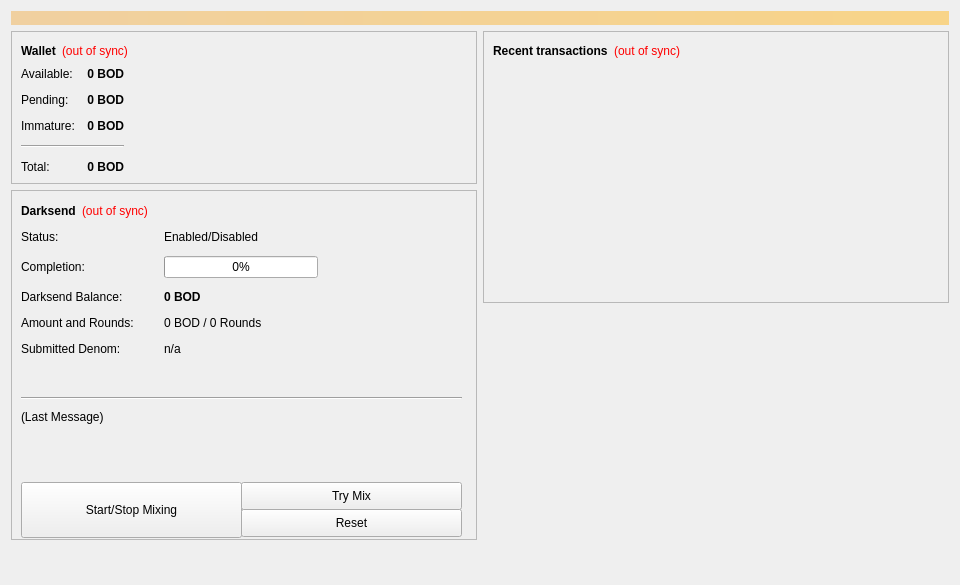
<?xml version="1.0" encoding="UTF-8"?>
<ui version="4.0">
 <class>OverviewPage</class>
 <widget class="QWidget" name="OverviewPage">
  <property name="geometry">
   <rect>
    <x>0</x>
    <y>0</y>
    <width>960</width>
    <height>585</height>
   </rect>
  </property>
  <property name="minimumSize">
   <size>
    <width>960</width>
    <height>0</height>
   </size>
  </property>
  <property name="windowTitle">
   <string>Form</string>
  </property>
  <layout class="QVBoxLayout" name="topLayout">
   <item>
    <widget class="QLabel" name="labelAlerts">
     <property name="visible">
      <bool>false</bool>
     </property>
     <property name="styleSheet">
      <string notr="true">background-color: qlineargradient(x1: 0, y1: 0, x2: 1, y2: 0, stop:0 #F0D0A0, stop:1 #F8D488); color:#000000;</string>
     </property>
     <property name="wordWrap">
      <bool>true</bool>
     </property>
     <property name="margin">
      <number>3</number>
     </property>
    </widget>
   </item>
   <item>
    <layout class="QHBoxLayout" name="horizontalLayout" stretch="1,1">
     <item>
      <layout class="QVBoxLayout" name="verticalLayout_2">
       <item>
        <widget class="QFrame" name="frame">
         <property name="frameShape">
          <enum>QFrame::StyledPanel</enum>
         </property>
         <property name="frameShadow">
          <enum>QFrame::Raised</enum>
         </property>
         <layout class="QVBoxLayout" name="verticalLayout_4">
          <item>
           <layout class="QHBoxLayout" name="horizontalLayout_4">
            <item>
             <widget class="QLabel" name="label_5">
              <property name="font">
               <font>
                <weight>75</weight>
                <bold>true</bold>
               </font>
              </property>
              <property name="text">
               <string>Wallet</string>
              </property>
             </widget>
            </item>
            <item>
             <widget class="QLabel" name="labelWalletStatus">
              <property name="toolTip">
               <string>The displayed information may be out of date. Your wallet automatically synchronizes with the Bloodcoin network after a connection is established, but this process has not completed yet.</string>
              </property>
              <property name="styleSheet">
               <string notr="true">QLabel { color: red; }</string>
              </property>
              <property name="text">
               <string notr="true">(out of sync)</string>
              </property>
              <property name="alignment">
               <set>Qt::AlignLeading|Qt::AlignLeft|Qt::AlignVCenter</set>
              </property>
             </widget>
            </item>
            <item>
             <spacer name="horizontalSpacer_2">
              <property name="orientation">
               <enum>Qt::Horizontal</enum>
              </property>
              <property name="sizeHint" stdset="0">
               <size>
                <width>40</width>
                <height>20</height>
               </size>
              </property>
             </spacer>
            </item>
           </layout>
          </item>
          <item>
           <layout class="QHBoxLayout" name="horizontalLayout_3">
            <item>
             <layout class="QFormLayout" name="formLayout_2">
              <property name="fieldGrowthPolicy">
               <enum>QFormLayout::AllNonFixedFieldsGrow</enum>
              </property>
              <property name="horizontalSpacing">
               <number>12</number>
              </property>
              <property name="verticalSpacing">
               <number>12</number>
              </property>
              <item row="0" column="0">
               <widget class="QLabel" name="label">
                <property name="text">
                 <string>Available:</string>
                </property>
               </widget>
              </item>
              <item row="0" column="1">
               <widget class="QLabel" name="labelBalance">
                <property name="font">
                 <font>
                  <weight>75</weight>
                  <bold>true</bold>
                 </font>
                </property>
                <property name="cursor">
                 <cursorShape>IBeamCursor</cursorShape>
                </property>
                <property name="toolTip">
                 <string>Your current spendable balance</string>
                </property>
                <property name="text">
                 <string notr="true">0 BOD</string>
                </property>
                <property name="alignment">
                 <set>Qt::AlignRight|Qt::AlignTrailing|Qt::AlignVCenter</set>
                </property>
                <property name="textInteractionFlags">
                 <set>Qt::LinksAccessibleByMouse|Qt::TextSelectableByKeyboard|Qt::TextSelectableByMouse</set>
                </property>
               </widget>
              </item>
              <item row="1" column="0">
               <widget class="QLabel" name="label_3">
                <property name="text">
                 <string>Pending:</string>
                </property>
               </widget>
              </item>
              <item row="1" column="1">
               <widget class="QLabel" name="labelUnconfirmed">
                <property name="font">
                 <font>
                  <weight>75</weight>
                  <bold>true</bold>
                 </font>
                </property>
                <property name="cursor">
                 <cursorShape>IBeamCursor</cursorShape>
                </property>
                <property name="toolTip">
                 <string>Total of transactions that have yet to be confirmed, and do not yet count toward the spendable balance</string>
                </property>
                <property name="text">
                 <string notr="true">0 BOD</string>
                </property>
                <property name="alignment">
                 <set>Qt::AlignRight|Qt::AlignTrailing|Qt::AlignVCenter</set>
                </property>
                <property name="textInteractionFlags">
                 <set>Qt::LinksAccessibleByMouse|Qt::TextSelectableByKeyboard|Qt::TextSelectableByMouse</set>
                </property>
               </widget>
              </item>
              <item row="2" column="0">
               <widget class="QLabel" name="labelImmatureText">
                <property name="text">
                 <string>Immature:</string>
                </property>
               </widget>
              </item>
              <item row="2" column="1">
               <widget class="QLabel" name="labelImmature">
                <property name="font">
                 <font>
                  <weight>75</weight>
                  <bold>true</bold>
                 </font>
                </property>
                <property name="toolTip">
                 <string>Mined balance that has not yet matured</string>
                </property>
                <property name="text">
                 <string notr="true">0 BOD</string>
                </property>
                <property name="alignment">
                 <set>Qt::AlignRight|Qt::AlignTrailing|Qt::AlignVCenter</set>
                </property>
                <property name="textInteractionFlags">
                 <set>Qt::LinksAccessibleByMouse|Qt::TextSelectableByKeyboard|Qt::TextSelectableByMouse</set>
                </property>
               </widget>
              </item>
              <item row="4" column="0">
               <widget class="QLabel" name="labelTotalText">
                <property name="text">
                 <string>Total:</string>
                </property>
               </widget>
              </item>
              <item row="4" column="1">
               <widget class="QLabel" name="labelTotal">
                <property name="font">
                 <font>
                  <weight>75</weight>
                  <bold>true</bold>
                 </font>
                </property>
                <property name="cursor">
                 <cursorShape>IBeamCursor</cursorShape>
                </property>
                <property name="toolTip">
                 <string>Your current total balance</string>
                </property>
                <property name="text">
                 <string notr="true">0 BOD</string>
                </property>
                <property name="alignment">
                 <set>Qt::AlignRight|Qt::AlignTrailing|Qt::AlignVCenter</set>
                </property>
                <property name="textInteractionFlags">
                 <set>Qt::LinksAccessibleByMouse|Qt::TextSelectableByKeyboard|Qt::TextSelectableByMouse</set>
                </property>
               </widget>
              </item>
              <item row="3" column="0" colspan="2">
               <widget class="Line" name="line">
                <property name="orientation">
                 <enum>Qt::Horizontal</enum>
                </property>
               </widget>
              </item>
             </layout>
            </item>
            <item>
             <spacer name="horizontalSpacer_3">
              <property name="orientation">
               <enum>Qt::Horizontal</enum>
              </property>
              <property name="sizeHint" stdset="0">
               <size>
                <width>40</width>
                <height>20</height>
               </size>
              </property>
             </spacer>
            </item>
           </layout>
          </item>
         </layout>
        </widget>
       </item>
       <item>
        <widget class="QFrame" name="frameDarksend">
         <property name="minimumSize">
          <size>
           <width>0</width>
           <height>350</height>
          </size>
         </property>
         <property name="layoutDirection">
          <enum>Qt::LeftToRight</enum>
         </property>
         <property name="frameShape">
          <enum>QFrame::StyledPanel</enum>
         </property>
         <property name="frameShadow">
          <enum>QFrame::Raised</enum>
         </property>
         <widget class="QWidget" name="formLayoutWidget">
          <property name="geometry">
           <rect>
            <x>10</x>
            <y>40</y>
            <width>451</width>
            <height>161</height>
           </rect>
          </property>
          <layout class="QFormLayout" name="formLayout">
           <property name="fieldGrowthPolicy">
            <enum>QFormLayout::AllNonFixedFieldsGrow</enum>
           </property>
           <property name="horizontalSpacing">
            <number>30</number>
           </property>
           <property name="verticalSpacing">
            <number>12</number>
           </property>
           <item row="0" column="0">
            <widget class="QLabel" name="label_6">
             <property name="text">
              <string>Status:</string>
             </property>
            </widget>
           </item>
           <item row="0" column="1">
            <widget class="QLabel" name="darksendEnabled">
             <property name="text">
              <string>Enabled/Disabled</string>
             </property>
            </widget>
           </item>
           <item row="1" column="0">
            <widget class="QLabel" name="label_7">
             <property name="text">
              <string>Completion:</string>
             </property>
            </widget>
           </item>
           <item row="1" column="1">
            <widget class="QProgressBar" name="darksendProgress">
             <property name="maximumSize">
              <size>
               <width>154</width>
               <height>16777215</height>
              </size>
             </property>
             <property name="value">
              <number>0</number>
             </property>
            </widget>
           </item>
           <item row="2" column="0">
            <widget class="QLabel" name="labelAnonymizedText">
             <property name="text">
              <string>Darksend Balance:</string>
             </property>
            </widget>
           </item>
           <item row="2" column="1">
            <widget class="QLabel" name="labelAnonymized">
             <property name="font">
              <font>
               <weight>75</weight>
               <bold>true</bold>
              </font>
             </property>
             <property name="text">
              <string>0 BOD</string>
             </property>
            </widget>
           </item>
           <item row="3" column="0">
            <widget class="QLabel" name="label_8">
             <property name="text">
              <string>Amount and Rounds:</string>
             </property>
            </widget>
           </item>
           <item row="3" column="1">
            <widget class="QLabel" name="labelAmountRounds">
             <property name="text">
              <string>0 BOD / 0 Rounds</string>
             </property>
            </widget>
           </item>
           <item row="4" column="0">
            <widget class="QLabel" name="label_9">
             <property name="text">
              <string>Submitted Denom:</string>
             </property>
            </widget>
           </item>
           <item row="4" column="1">
            <widget class="QLabel" name="labelSubmittedDenom">
             <property name="statusTip">
              <string>The denominations you submitted to the Masternode. To mix, other users must submit the exact same denominations.</string>
             </property>
             <property name="text">
              <string>n/a</string>
             </property>
            </widget>
           </item>
          </layout>
         </widget>
         <widget class="QPushButton" name="runAutoDenom">
          <property name="geometry">
           <rect>
            <x>251</x>
            <y>17</y>
            <width>1</width>
            <height>1</height>
           </rect>
          </property>
          <property name="palette">
           <palette>
            <active>
             <colorrole role="WindowText">
              <brush brushstyle="SolidPattern">
               <color alpha="255">
                <red>0</red>
                <green>0</green>
                <blue>0</blue>
               </color>
              </brush>
             </colorrole>
             <colorrole role="Button">
              <brush brushstyle="SolidPattern">
               <color alpha="255">
                <red>239</red>
                <green>238</green>
                <blue>238</blue>
               </color>
              </brush>
             </colorrole>
             <colorrole role="Light">
              <brush brushstyle="SolidPattern">
               <color alpha="255">
                <red>255</red>
                <green>255</green>
                <blue>255</blue>
               </color>
              </brush>
             </colorrole>
             <colorrole role="Midlight">
              <brush brushstyle="SolidPattern">
               <color alpha="255">
                <red>247</red>
                <green>246</green>
                <blue>246</blue>
               </color>
              </brush>
             </colorrole>
             <colorrole role="Dark">
              <brush brushstyle="SolidPattern">
               <color alpha="255">
                <red>119</red>
                <green>119</green>
                <blue>119</blue>
               </color>
              </brush>
             </colorrole>
             <colorrole role="Mid">
              <brush brushstyle="SolidPattern">
               <color alpha="255">
                <red>159</red>
                <green>159</green>
                <blue>159</blue>
               </color>
              </brush>
             </colorrole>
             <colorrole role="Text">
              <brush brushstyle="SolidPattern">
               <color alpha="255">
                <red>0</red>
                <green>0</green>
                <blue>0</blue>
               </color>
              </brush>
             </colorrole>
             <colorrole role="BrightText">
              <brush brushstyle="SolidPattern">
               <color alpha="255">
                <red>255</red>
                <green>255</green>
                <blue>255</blue>
               </color>
              </brush>
             </colorrole>
             <colorrole role="ButtonText">
              <brush brushstyle="SolidPattern">
               <color alpha="255">
                <red>0</red>
                <green>0</green>
                <blue>0</blue>
               </color>
              </brush>
             </colorrole>
             <colorrole role="Base">
              <brush brushstyle="SolidPattern">
               <color alpha="255">
                <red>255</red>
                <green>255</green>
                <blue>255</blue>
               </color>
              </brush>
             </colorrole>
             <colorrole role="Window">
              <brush brushstyle="SolidPattern">
               <color alpha="255">
                <red>239</red>
                <green>238</green>
                <blue>238</blue>
               </color>
              </brush>
             </colorrole>
             <colorrole role="Shadow">
              <brush brushstyle="SolidPattern">
               <color alpha="255">
                <red>0</red>
                <green>0</green>
                <blue>0</blue>
               </color>
              </brush>
             </colorrole>
             <colorrole role="AlternateBase">
              <brush brushstyle="SolidPattern">
               <color alpha="255">
                <red>247</red>
                <green>246</green>
                <blue>246</blue>
               </color>
              </brush>
             </colorrole>
             <colorrole role="ToolTipBase">
              <brush brushstyle="SolidPattern">
               <color alpha="255">
                <red>255</red>
                <green>255</green>
                <blue>220</blue>
               </color>
              </brush>
             </colorrole>
             <colorrole role="ToolTipText">
              <brush brushstyle="SolidPattern">
               <color alpha="255">
                <red>0</red>
                <green>0</green>
                <blue>0</blue>
               </color>
              </brush>
             </colorrole>
            </active>
            <inactive>
             <colorrole role="WindowText">
              <brush brushstyle="SolidPattern">
               <color alpha="255">
                <red>0</red>
                <green>0</green>
                <blue>0</blue>
               </color>
              </brush>
             </colorrole>
             <colorrole role="Button">
              <brush brushstyle="SolidPattern">
               <color alpha="255">
                <red>239</red>
                <green>238</green>
                <blue>238</blue>
               </color>
              </brush>
             </colorrole>
             <colorrole role="Light">
              <brush brushstyle="SolidPattern">
               <color alpha="255">
                <red>255</red>
                <green>255</green>
                <blue>255</blue>
               </color>
              </brush>
             </colorrole>
             <colorrole role="Midlight">
              <brush brushstyle="SolidPattern">
               <color alpha="255">
                <red>247</red>
                <green>246</green>
                <blue>246</blue>
               </color>
              </brush>
             </colorrole>
             <colorrole role="Dark">
              <brush brushstyle="SolidPattern">
               <color alpha="255">
                <red>119</red>
                <green>119</green>
                <blue>119</blue>
               </color>
              </brush>
             </colorrole>
             <colorrole role="Mid">
              <brush brushstyle="SolidPattern">
               <color alpha="255">
                <red>159</red>
                <green>159</green>
                <blue>159</blue>
               </color>
              </brush>
             </colorrole>
             <colorrole role="Text">
              <brush brushstyle="SolidPattern">
               <color alpha="255">
                <red>0</red>
                <green>0</green>
                <blue>0</blue>
               </color>
              </brush>
             </colorrole>
             <colorrole role="BrightText">
              <brush brushstyle="SolidPattern">
               <color alpha="255">
                <red>255</red>
                <green>255</green>
                <blue>255</blue>
               </color>
              </brush>
             </colorrole>
             <colorrole role="ButtonText">
              <brush brushstyle="SolidPattern">
               <color alpha="255">
                <red>0</red>
                <green>0</green>
                <blue>0</blue>
               </color>
              </brush>
             </colorrole>
             <colorrole role="Base">
              <brush brushstyle="SolidPattern">
               <color alpha="255">
                <red>255</red>
                <green>255</green>
                <blue>255</blue>
               </color>
              </brush>
             </colorrole>
             <colorrole role="Window">
              <brush brushstyle="SolidPattern">
               <color alpha="255">
                <red>239</red>
                <green>238</green>
                <blue>238</blue>
               </color>
              </brush>
             </colorrole>
             <colorrole role="Shadow">
              <brush brushstyle="SolidPattern">
               <color alpha="255">
                <red>0</red>
                <green>0</green>
                <blue>0</blue>
               </color>
              </brush>
             </colorrole>
             <colorrole role="AlternateBase">
              <brush brushstyle="SolidPattern">
               <color alpha="255">
                <red>247</red>
                <green>246</green>
                <blue>246</blue>
               </color>
              </brush>
             </colorrole>
             <colorrole role="ToolTipBase">
              <brush brushstyle="SolidPattern">
               <color alpha="255">
                <red>255</red>
                <green>255</green>
                <blue>220</blue>
               </color>
              </brush>
             </colorrole>
             <colorrole role="ToolTipText">
              <brush brushstyle="SolidPattern">
               <color alpha="255">
                <red>0</red>
                <green>0</green>
                <blue>0</blue>
               </color>
              </brush>
             </colorrole>
            </inactive>
            <disabled>
             <colorrole role="WindowText">
              <brush brushstyle="SolidPattern">
               <color alpha="255">
                <red>119</red>
                <green>119</green>
                <blue>119</blue>
               </color>
              </brush>
             </colorrole>
             <colorrole role="Button">
              <brush brushstyle="SolidPattern">
               <color alpha="255">
                <red>239</red>
                <green>238</green>
                <blue>238</blue>
               </color>
              </brush>
             </colorrole>
             <colorrole role="Light">
              <brush brushstyle="SolidPattern">
               <color alpha="255">
                <red>255</red>
                <green>255</green>
                <blue>255</blue>
               </color>
              </brush>
             </colorrole>
             <colorrole role="Midlight">
              <brush brushstyle="SolidPattern">
               <color alpha="255">
                <red>247</red>
                <green>246</green>
                <blue>246</blue>
               </color>
              </brush>
             </colorrole>
             <colorrole role="Dark">
              <brush brushstyle="SolidPattern">
               <color alpha="255">
                <red>119</red>
                <green>119</green>
                <blue>119</blue>
               </color>
              </brush>
             </colorrole>
             <colorrole role="Mid">
              <brush brushstyle="SolidPattern">
               <color alpha="255">
                <red>159</red>
                <green>159</green>
                <blue>159</blue>
               </color>
              </brush>
             </colorrole>
             <colorrole role="Text">
              <brush brushstyle="SolidPattern">
               <color alpha="255">
                <red>119</red>
                <green>119</green>
                <blue>119</blue>
               </color>
              </brush>
             </colorrole>
             <colorrole role="BrightText">
              <brush brushstyle="SolidPattern">
               <color alpha="255">
                <red>255</red>
                <green>255</green>
                <blue>255</blue>
               </color>
              </brush>
             </colorrole>
             <colorrole role="ButtonText">
              <brush brushstyle="SolidPattern">
               <color alpha="255">
                <red>119</red>
                <green>119</green>
                <blue>119</blue>
               </color>
              </brush>
             </colorrole>
             <colorrole role="Base">
              <brush brushstyle="SolidPattern">
               <color alpha="255">
                <red>239</red>
                <green>238</green>
                <blue>238</blue>
               </color>
              </brush>
             </colorrole>
             <colorrole role="Window">
              <brush brushstyle="SolidPattern">
               <color alpha="255">
                <red>239</red>
                <green>238</green>
                <blue>238</blue>
               </color>
              </brush>
             </colorrole>
             <colorrole role="Shadow">
              <brush brushstyle="SolidPattern">
               <color alpha="255">
                <red>0</red>
                <green>0</green>
                <blue>0</blue>
               </color>
              </brush>
             </colorrole>
             <colorrole role="AlternateBase">
              <brush brushstyle="SolidPattern">
               <color alpha="255">
                <red>239</red>
                <green>238</green>
                <blue>238</blue>
               </color>
              </brush>
             </colorrole>
             <colorrole role="ToolTipBase">
              <brush brushstyle="SolidPattern">
               <color alpha="255">
                <red>255</red>
                <green>255</green>
                <blue>220</blue>
               </color>
              </brush>
             </colorrole>
             <colorrole role="ToolTipText">
              <brush brushstyle="SolidPattern">
               <color alpha="255">
                <red>0</red>
                <green>0</green>
                <blue>0</blue>
               </color>
              </brush>
             </colorrole>
            </disabled>
           </palette>
          </property>
          <property name="focusPolicy">
           <enum>Qt::NoFocus</enum>
          </property>
          <property name="autoFillBackground">
           <bool>true</bool>
          </property>
          <property name="text">
           <string/>
          </property>
          <property name="flat">
           <bool>true</bool>
          </property>
         </widget>
         <widget class="QPushButton" name="toggleDarksend">
          <property name="geometry">
           <rect>
            <x>10</x>
            <y>292</y>
            <width>221</width>
            <height>56</height>
           </rect>
          </property>
          <property name="sizePolicy">
           <sizepolicy hsizetype="MinimumExpanding" vsizetype="Fixed">
            <horstretch>0</horstretch>
            <verstretch>0</verstretch>
           </sizepolicy>
          </property>
          <property name="text">
           <string>Start/Stop Mixing</string>
          </property>
         </widget>
         <widget class="Line" name="line">
          <property name="geometry">
           <rect>
            <x>10</x>
            <y>200</y>
            <width>441</width>
            <height>16</height>
           </rect>
          </property>
          <property name="orientation">
           <enum>Qt::Horizontal</enum>
          </property>
         </widget>
         <widget class="QLabel" name="darksendStatus">
          <property name="geometry">
           <rect>
            <x>10</x>
            <y>220</y>
            <width>451</width>
            <height>61</height>
           </rect>
          </property>
          <property name="minimumSize">
           <size>
            <width>288</width>
            <height>43</height>
           </size>
          </property>
          <property name="text">
           <string>(Last Message)</string>
          </property>
          <property name="alignment">
           <set>Qt::AlignLeading|Qt::AlignLeft|Qt::AlignTop</set>
          </property>
          <property name="wordWrap">
           <bool>true</bool>
          </property>
         </widget>
         <widget class="QPushButton" name="darksendAuto">
          <property name="geometry">
           <rect>
            <x>230</x>
            <y>292</y>
            <width>221</width>
            <height>28</height>
           </rect>
          </property>
          <property name="sizePolicy">
           <sizepolicy hsizetype="MinimumExpanding" vsizetype="Fixed">
            <horstretch>0</horstretch>
            <verstretch>0</verstretch>
           </sizepolicy>
          </property>
          <property name="toolTip">
           <string>Try to manually submit a Darksend request.</string>
          </property>
          <property name="text">
           <string>Try Mix</string>
          </property>
         </widget>
         <widget class="QPushButton" name="darksendReset">
          <property name="geometry">
           <rect>
            <x>230</x>
            <y>319</y>
            <width>221</width>
            <height>28</height>
           </rect>
          </property>
          <property name="sizePolicy">
           <sizepolicy hsizetype="MinimumExpanding" vsizetype="Fixed">
            <horstretch>0</horstretch>
            <verstretch>0</verstretch>
           </sizepolicy>
          </property>
          <property name="toolTip">
           <string>Reset the current status of Darksend (can interrupt Darksend if it's in the process of Mixing, which can cost you money!)</string>
          </property>
          <property name="autoFillBackground">
           <bool>false</bool>
          </property>
          <property name="text">
           <string>Reset</string>
          </property>
         </widget>
         <widget class="QWidget" name="">
          <property name="geometry">
           <rect>
            <x>10</x>
            <y>10</y>
            <width>431</width>
            <height>22</height>
           </rect>
          </property>
          <layout class="QHBoxLayout" name="horizontalLayout_5">
           <item>
            <widget class="QLabel" name="label_2">
             <property name="font">
              <font>
               <weight>75</weight>
               <bold>true</bold>
              </font>
             </property>
             <property name="text">
              <string>Darksend</string>
             </property>
            </widget>
           </item>
           <item>
            <widget class="QLabel" name="labelDarksendSyncStatus">
             <property name="toolTip">
              <string>The displayed information may be out of date. Your wallet automatically synchronizes with the BOD network after a connection is established, but this process has not completed yet.</string>
             </property>
             <property name="styleSheet">
              <string notr="true">QLabel { color: red; }</string>
             </property>
             <property name="text">
              <string notr="true">(out of sync)</string>
             </property>
             <property name="alignment">
              <set>Qt::AlignLeading|Qt::AlignLeft|Qt::AlignVCenter</set>
             </property>
            </widget>
           </item>
           <item>
            <spacer name="horizontalSpacer_4">
             <property name="orientation">
              <enum>Qt::Horizontal</enum>
             </property>
             <property name="sizeHint" stdset="0">
              <size>
               <width>40</width>
               <height>20</height>
              </size>
             </property>
            </spacer>
           </item>
          </layout>
         </widget>
        </widget>
       </item>
       <item>
        <spacer name="verticalSpacer">
         <property name="orientation">
          <enum>Qt::Vertical</enum>
         </property>
         <property name="sizeHint" stdset="0">
          <size>
           <width>20</width>
           <height>40</height>
          </size>
         </property>
        </spacer>
       </item>
      </layout>
     </item>
     <item>
      <layout class="QVBoxLayout" name="verticalLayout_3">
       <item>
        <widget class="QFrame" name="frame_2">
         <property name="frameShape">
          <enum>QFrame::StyledPanel</enum>
         </property>
         <property name="frameShadow">
          <enum>QFrame::Raised</enum>
         </property>
         <layout class="QVBoxLayout" name="verticalLayout">
          <item>
           <layout class="QHBoxLayout" name="horizontalLayout_2">
            <item>
             <widget class="QLabel" name="label_4">
              <property name="text">
               <string>&lt;b&gt;Recent transactions&lt;/b&gt;</string>
              </property>
             </widget>
            </item>
            <item>
             <widget class="QLabel" name="labelTransactionsStatus">
              <property name="toolTip">
               <string>The displayed information may be out of date. Your wallet automatically synchronizes with the Bloodcoin network after a connection is established, but this process has not completed yet.</string>
              </property>
              <property name="styleSheet">
               <string notr="true">QLabel { color: red; }</string>
              </property>
              <property name="text">
               <string notr="true">(out of sync)</string>
              </property>
              <property name="alignment">
               <set>Qt::AlignRight|Qt::AlignTrailing|Qt::AlignVCenter</set>
              </property>
             </widget>
            </item>
            <item>
             <spacer name="horizontalSpacer">
              <property name="orientation">
               <enum>Qt::Horizontal</enum>
              </property>
              <property name="sizeHint" stdset="0">
               <size>
                <width>40</width>
                <height>20</height>
               </size>
              </property>
             </spacer>
            </item>
           </layout>
          </item>
          <item>
           <widget class="QListView" name="listTransactions">
            <property name="styleSheet">
             <string notr="true">QListView { background: transparent; }</string>
            </property>
            <property name="frameShape">
             <enum>QFrame::NoFrame</enum>
            </property>
            <property name="verticalScrollBarPolicy">
             <enum>Qt::ScrollBarAlwaysOff</enum>
            </property>
            <property name="horizontalScrollBarPolicy">
             <enum>Qt::ScrollBarAlwaysOff</enum>
            </property>
            <property name="selectionMode">
             <enum>QAbstractItemView::NoSelection</enum>
            </property>
           </widget>
          </item>
         </layout>
        </widget>
       </item>
       <item>
        <spacer name="verticalSpacer_2">
         <property name="orientation">
          <enum>Qt::Vertical</enum>
         </property>
         <property name="sizeHint" stdset="0">
          <size>
           <width>20</width>
           <height>40</height>
          </size>
         </property>
        </spacer>
       </item>
      </layout>
     </item>
    </layout>
   </item>
  </layout>
 </widget>
 <resources/>
 <connections/>
</ui>
